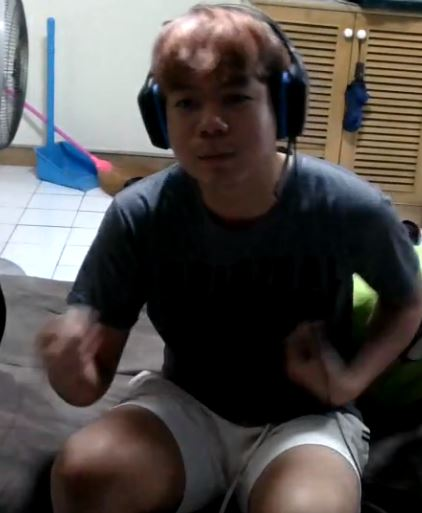
#> input picture opencv/view1.jpg, 422 x 513 px, found by its file name
$ python 3_shape.py
#> lines starting #> are read from the running program, lines starting #| are printed output that depends on the picture; after the words box and inside, x2 and y2 are one past the last pixel; in counts of white or black regions, pixels touching at a corner belong together
import cv2
# [7 lines of commented-out code are left out]
img = cv2.imread("C://Users/CPE/Documents/code_i_vs/python/opencv/view1.jpg",1)
#> img is the input picture: shape (513, 422, 3); mean B, G, R 74.6, 76.8, 81

img =cv2.putText(img,"OpenCV",(30,170),cv2.FONT_HERSHEY_SIMPLEX,1,(255,255,255),2)
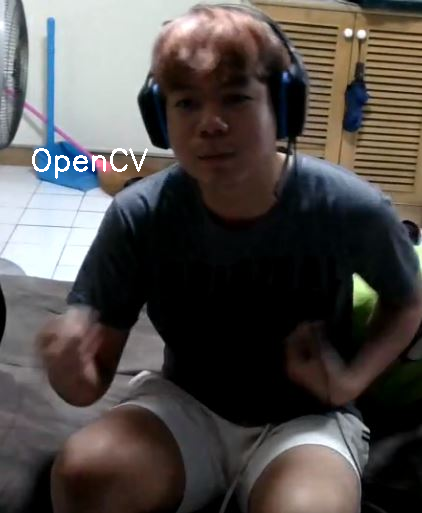
#> img: shape (513, 422, 3); 0.4% of pixels changed, all inside (x1, y1, x2, y2) = (32, 148, 148, 179)
cv2.imshow("Result",img)

cv2.waitKey(0)
cv2.destroyAllWindows()
